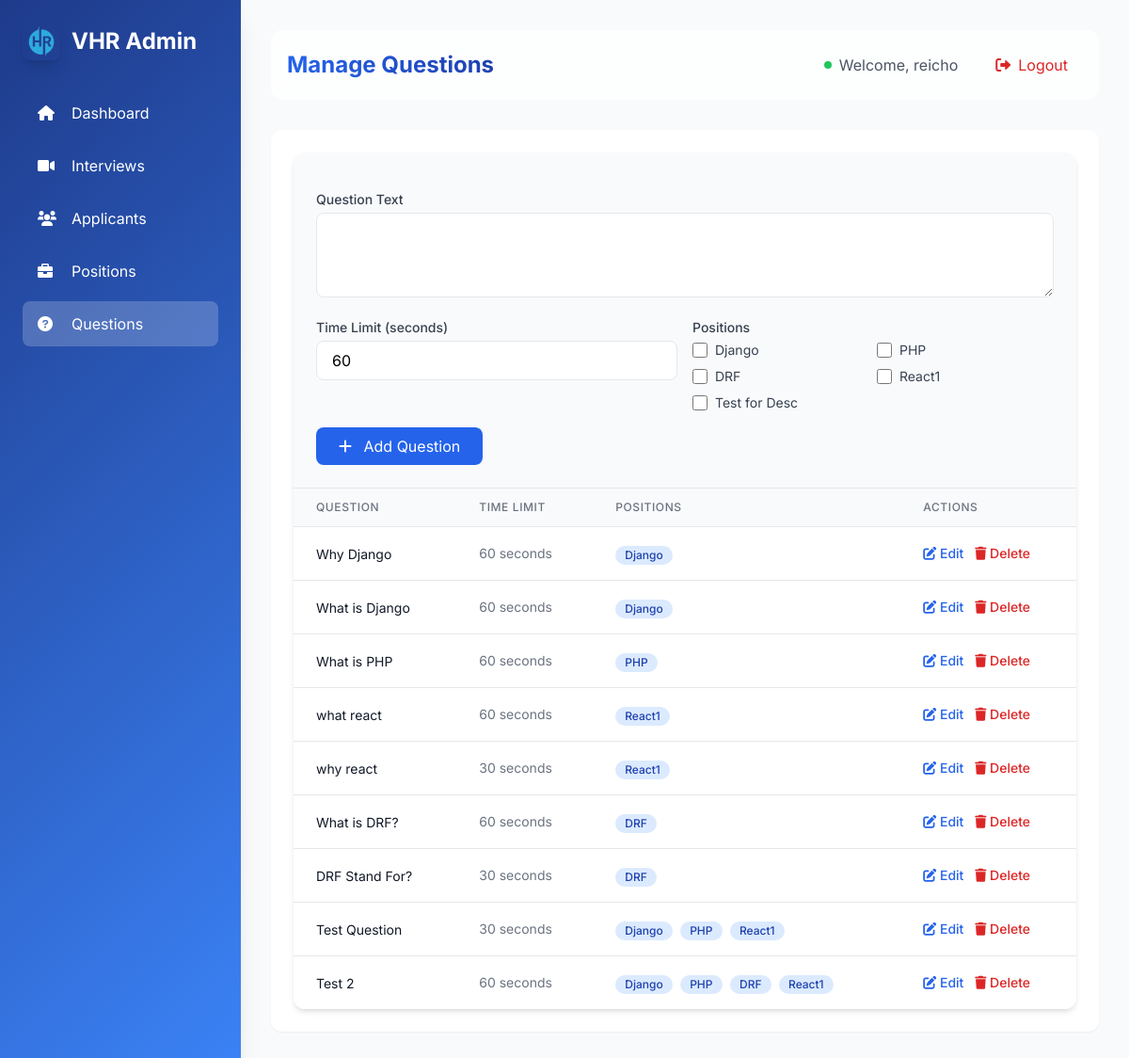
Screenshot of /questions/ (signed in) with the database file from the repository.
### interviews/models.py (models this page shows, shortened)
class Position(models.Model):
    name = models.CharField(max_length=255, unique=True)
    description = models.TextField(blank=True, null=True)
    created_at = models.DateTimeField(auto_now_add=True)
    is_active = models.BooleanField(default=True)

class Question(models.Model):
    text = models.TextField()
    positions = models.ManyToManyField(Position, related_name="questions")
    time_limit = models.IntegerField(default=60)  # Time limit in seconds

### interviews/views.py (the view)
# urls.py: path('questions/', manage_questions, name='manage_questions'),
def manage_questions(request):
    questions = Question.objects.all().prefetch_related('positions')
    positions = Position.objects.all()
    return render(request, 'admin/manage_questions.html', {
        'questions': questions,
        'positions': positions
    })

### interviews/templates/admin/manage_questions.html (shortened to what this page needs)
{% extends "admin/base_admin.html" %}
{% block admin_content %}
<div class="bg-white rounded-xl shadow-md overflow-hidden">
    <div class="p-6 bg-gray-50 border-b">
        <form method="POST" action="{% url 'add_question' %}" class="space-y-4">
            <div class="grid grid-cols-2 gap-4">
                <div class="col-span-2">
                    <label class="block text-sm font-medium text-gray-700 mb-1">Question Text</label>
                    <textarea name="text" required rows="3"
                            class="w-full px-4 py-2 border rounded-lg focus:ring-2 focus:ring-blue-500 focus:border-blue-500"></textarea>
                </div>
                <div>
                    <label class="block text-sm font-medium text-gray-700 mb-1">Time Limit (seconds)</label>
                    <input type="number" name="time_limit" required min="30" value="60"
                           class="w-full px-4 py-2 border rounded-lg focus:ring-2 focus:ring-blue-500 focus:border-blue-500">
                </div>
                <div>
                    <label class="block text-sm font-medium text-gray-700 mb-1">Positions</label>
                    <div class="grid grid-cols-2 gap-2">
                        {% for position in positions %}
                            <div class="flex items-center">
                                <input type="checkbox" name="positions" value="{{ position.id }}" id="position_{{ position.id }}"
                                       class="h-4 w-4 text-blue-600 border-gray-300 rounded focus:ring-blue-500">
                                <label for="position_{{ position.id }}" class="ml-2 block text-sm text-gray-700">{{ position.name }}</label>
                            </div>
                        {% endfor %}
                    </div>
                </div>
            </div>
            <button type="submit" class="bg-blue-600 text-white px-6 py-2 rounded-lg hover:bg-blue-700 transition">
                <i class="fas fa-plus mr-2"></i> Add Question
            </button>
        </form>
    </div>
    <div class="overflow-x-auto">
        <table class="min-w-full divide-y divide-gray-200">
            <thead class="bg-gray-50">
                <tr>
                    <th class="px-6 py-3 text-left text-xs font-medium text-gray-500 uppercase tracking-wider">Question</th>
                    <th class="px-6 py-3 text-left text-xs font-medium text-gray-500 uppercase tracking-wider">Time Limit</th>
                    <th class="px-6 py-3 text-left text-xs font-medium text-gray-500 uppercase tracking-wider">Positions</th>
                    <th class="px-6 py-3 text-left text-xs font-medium text-gray-500 uppercase tracking-wider">Actions</th>
                </tr>
            </thead>
            <tbody class="bg-white divide-y divide-gray-200">
                {% for question in questions %}
                <tr class="hover:bg-gray-50 transition">
                    <td class="px-6 py-4">
                        <span class="text-sm text-gray-900">{{ question.text }}</span>
                    </td>
                    <td class="px-6 py-4 whitespace-nowrap text-sm text-gray-500">
                        {{ question.time_limit }} seconds
                    </td>
                    <td class="px-6 py-4 whitespace-nowrap">
                        {% for position in question.positions.all %}
                            <span class="inline-flex items-center px-2.5 py-0.5 rounded-full text-xs font-medium bg-blue-100 text-blue-800 mr-1">
                                {{ position.name }}
                            </span>
                        {% endfor %}
                    </td>
                    <td class="px-6 py-4 whitespace-nowrap text-sm font-medium space-x-2">
                        <button onclick="editQuestion({{ question.id }})"
                                class="text-blue-600 hover:text-blue-900">
                            <i class="fas fa-edit"></i> Edit
                        </button>
                        <button onclick="deleteQuestion({{ question.id }})"
                                class="text-red-600 hover:text-red-900">
                            <i class="fas fa-trash"></i> Delete
                        </button>
                    </td>
                </tr>
                {% empty %}
                <tr>
                    <td colspan="4" class="px-6 py-4 text-center text-gray-500">
                        No questions available. Add your first question above.
                    </td>
                </tr>
                {% endfor %}
            </tbody>
        </table>
    </div>
</div>
{% endblock %}

### interviews/templates/admin/base_admin.html (shortened to what this page needs)
{% load static %}
<!DOCTYPE html>
<html lang="en">
  <head>
    <script src="https://cdn.tailwindcss.com"></script>
    <link
      href="https://cdnjs.cloudflare.com/ajax/libs/font-awesome/6.0.0/css/all.min.css"
      rel="stylesheet"
    />
  </head>
  <body class="bg-gray-50">
    <div
      id="sidebar"
      class="sidebar fixed inset-y-0 left-0 w-64 gradient-bg text-white shadow-xl z-30"
    >
      <div class="p-6">
        <div class="flex items-center space-x-3 mb-8">
          <img
            src="{% static 'images/logo.png' %}"
            alt="VHR Logo"
            class="w-10 h-10 rounded-lg object-cover shadow-lg"
          />
          <h1 class="text-2xl font-bold">VHR Admin</h1>
        </div>
        <nav class="space-y-2">
          <a
            href="{% url 'admin_dashboard' %}"
            class="sidebar-item flex items-center py-3 px-4 rounded-lg transition {% if request.resolver_match.url_name == 'admin_dashboard' %}bg-white bg-opacity-20{% endif %} hover:bg-white hover:bg-opacity-10"
          >
            <i class="fas fa-home w-6"></i>
            <span class="ml-3">Dashboard</span>
          </a>
          <a
            href="{% url 'manage_interviews' %}"
            class="sidebar-item flex items-center py-3 px-4 rounded-lg transition {% if request.resolver_match.url_name == 'manage_interviews' %}bg-white bg-opacity-20{% endif %} hover:bg-white hover:bg-opacity-10"
          >
            <i class="fas fa-video w-6"></i>
            <span class="ml-3">Interviews</span>
          </a>
          <a
            href="{% url 'manage_unique_applicants' %}"
            class="sidebar-item flex items-center py-3 px-4 rounded-lg transition {% if request.resolver_match.url_name == 'manage_unique_applicants' %}bg-white bg-opacity-20{% endif %} hover:bg-white hover:bg-opacity-10"
          >
            <i class="fas fa-users w-6"></i>
            <span class="ml-3">Applicants</span>
          </a>
          <a
            href="{% url 'manage_positions' %}"
            class="sidebar-item flex items-center py-3 px-4 rounded-lg transition {% if request.resolver_match.url_name == 'manage_positions' %}bg-white bg-opacity-20{% endif %} hover:bg-white hover:bg-opacity-10"
          >
            <i class="fas fa-briefcase w-6"></i>
            <span class="ml-3">Positions</span>
          </a>
          <a
            href="{% url 'manage_questions' %}"
            class="sidebar-item flex items-center py-3 px-4 rounded-lg transition {% if request.resolver_match.url_name == 'manage_questions' %}bg-white bg-opacity-20{% endif %} hover:bg-white hover:bg-opacity-10"
          >
            <i class="fas fa-question-circle w-6"></i>
            <span class="ml-3">Questions</span>
          </a>
        </nav>
      </div>
    </div>
    <div class="main-content ml-0 md:ml-64 p-8 min-h-screen">
      <div
        class="flex justify-between items-center mb-8 p-4 glassmorphism rounded-xl"
      >
        <h2
          class="text-2xl font-bold bg-gradient-to-r from-blue-600 to-blue-800 bg-clip-text text-transparent"
        >
        </h2>
        <div class="flex items-center space-x-6">
          <div class="flex items-center space-x-2">
            <div class="w-2 h-2 bg-green-500 rounded-full"></div>
            <span class="text-gray-600"
              >Welcome, {{ request.user.username }}</span
            >
          </div>
          <form method="POST" action="{% url 'admin_logout' %}" class="inline">
            <button
              type="submit"
              class="flex items-center space-x-2 px-4 py-2 rounded-lg text-red-600 hover:bg-red-50 transition-colors"
            >
              <i class="fas fa-sign-out-alt"></i>
              <span>Logout</span>
            </button>
          </form>
        </div>
      </div>
      <div class="p-6 bg-white rounded-xl shadow-sm">
        {% block admin_content %}{% endblock %}
      </div>
    </div>
  </body>
</html>

### interviews/templates/admin/base_admin.html (style rules this page uses)
body { font-family: "Inter", sans-serif; }
.sidebar-item { transition: all 0.3s ease; }
.glassmorphism { background: rgba(255, 255, 255, 0.7); backdrop-filter: blur(10px); border: 1px solid rgba(255, 255, 255, 0.18); }
.gradient-bg { background: linear-gradient(135deg, #1e3a8a 0%, #3b82f6 100%); }

### rows the page displays
Position: name "Django"
Position: name "PHP"
Position: name "DRF"
Position: name "React1"
Position: name "Test for Desc"
Question: text "Why Django", time_limit "60"
Question: text "What is Django", time_limit "60"
Question: text "What is PHP", time_limit "60"
Question: text "what react", time_limit "60"
Question: text "why react", time_limit "30"
Question: text "What is DRF?", time_limit "60"
Question: text "DRF Stand For?", time_limit "30"
Question: text "Test Question", time_limit "30"
Question: text "Test 2", time_limit "60"

### other values shown
{{ request.user.username }} "reicho"
